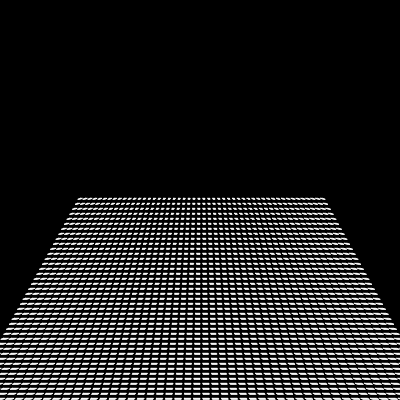
Frame 1 (no input)
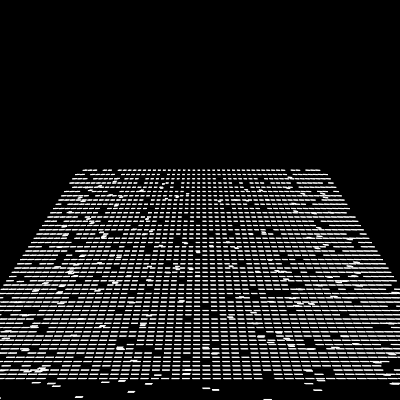
Frame 60 (no input)
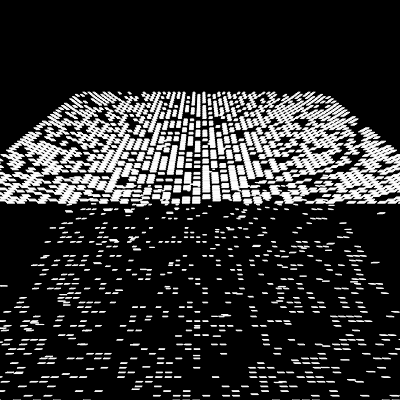
Frame 120 (the mouse pressed at the canvas centre since frame 60)

The p5.js sketch that drew these frames (run headless with seeded random() and noise() and a simulated clock; from frame 60 on, the mouse is pressed at the canvas centre):

// p5.js sketch
// ── sketch.js
const size=5;
let rotX = 1/3;
let nb;
let carres = [], notFall = [];
let nbTrame = 170;
let time , inc;
let offsetY = 300;
let offsetX ;
let byLigne = 50;
let timeB;


function setup() {
	createCanvas(400,400);
	offsetX = width/2;
	time = -PI/2;
	timeB = time;
	inc = HALF_PI/nbTrame;
	let l1 = width*1.3;
	for(let j = 0; j<byLigne;j++) {
		let l2 = l1 -size*1.1;
		for (let i =0;i<byLigne;i++) {
			let x=[];
			x[0] = i*(l1/byLigne)+offsetX-l1/2+3;
			x[1] = (i+1)*(l1/byLigne)+offsetX-l1/2;
			x[3] = i*(l2/byLigne)+offsetX-l2/2+3;
			x[2] = (i+1)*(l2/byLigne)+offsetX-l2/2;
			let carre = new Carre(x,PI/24,size,width/3-(j*size));
			carres.push(carre);
			notFall[i+j*byLigne] = i+j*byLigne;
		}
		l1 = l2;
	}
}


function draw() {
	// frameRate(40);
	background(0);
	time += inc;
	if (frameCount>40) {
		timeB += inc/2;
		for ( let k=0;k<10;k++) {
			if( notFall.length>0) {
				l = floor(random(notFall.length));
				// if (carres[notFall[l]].fall) console.log('erreur');
				carres[notFall[l]].toFall();
				notFall.splice(l,1);
			}
		}
	}
	// console.log(notFall.length);
	for( let i = 0; i< carres.length;i++) {
		carres[i].update();
		carres[i].show();
	}
	// if (time > 0 || time < -HALF_PI) noLoop(); //inc = -inc;
	if (frameCount === nbTrame) {noLoop();}
	// console.log(frameCount);
}



class Carre {
	constructor(x,x2,s,r) {
		this.x = x; // angle
		this.x2 = x2;
		this.s = s; // taille de l'élément
		this.r = r; // rayon initial 
		this.fall = false;
		this.time = 0;
		this.inc = inc;
	}

	toFall() {
		this.fall = true;
		let c = abs((-HALF_PI - time) / (nbTrame - frameCount));
		this.inc = random(c,c*5);

	}

	update() {
		if (this.fall) {
			if (this.time > timeB) {
				this.time = (this.time) - (this.inc);
			} else {
				this.time = timeB;
				// console.log('on fige',this.time);
			}
		} else {
			this.time = time;
		}
	}

	show() {
		let y1 = 10+(offsetY + this.r) * sin(-this.time );
		let y2 = 6+(offsetY + this.r+ this.s) * sin(-this.time);
		push();
		fill(255);
		stroke(255);
		beginShape();
		vertex(this.x[3],y1);
		vertex(this.x[2],y1);
		vertex(this.x[1],y2);
		vertex(this.x[0],y2);
		endShape(CLOSE);
		pop();
	}
}
